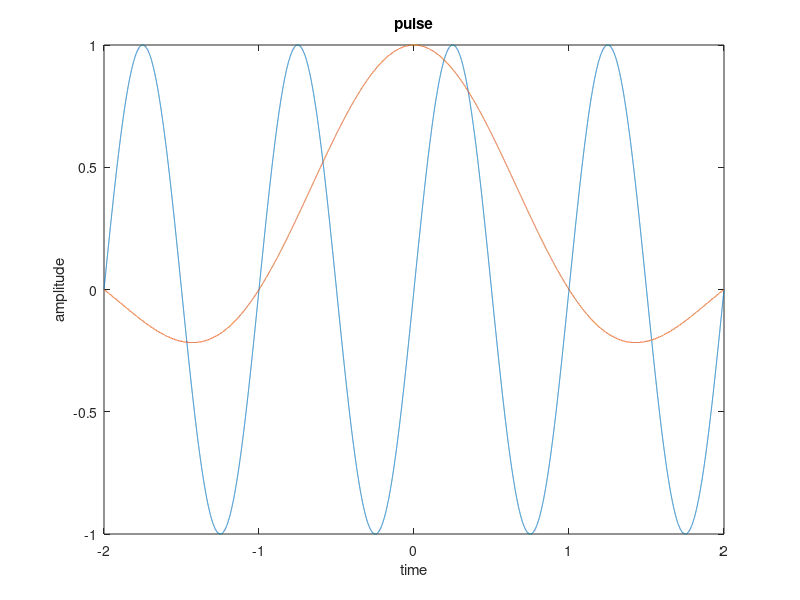

Write MATLAB code to recreate this figure.
clc;
clear all;

x = [-2:0.0001:2];
f = 1;
y = sin(2*pi*f*x);
z = sinc(x);

% subplot(1,2,1);

% set(p,'Color','red','LineWidth',1.5)

p = plot(x,y,x,z);

xlabel('time')
ylabel('amplitude')
title('pulse')
grid off;


% subplot(1,2,2);
% p2 = plot(x,z)